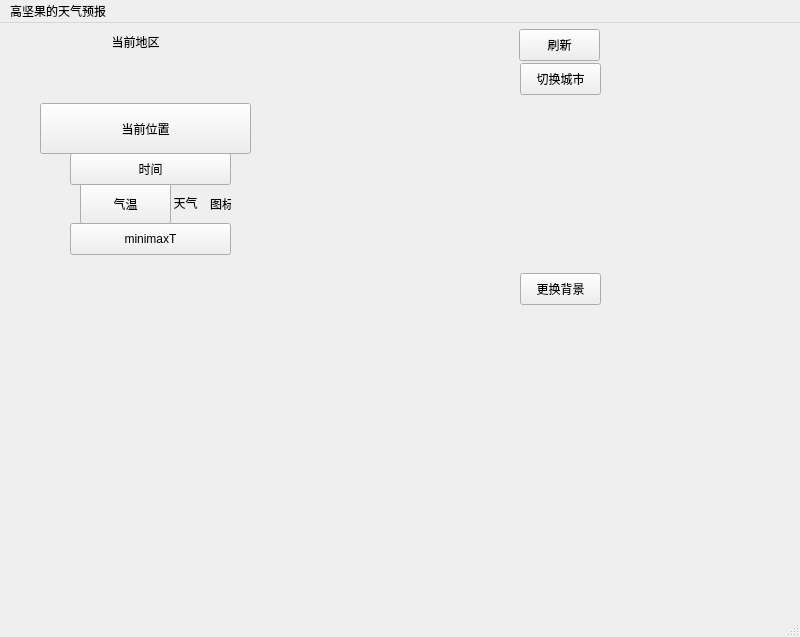
<?xml version="1.0" encoding="UTF-8"?>
<ui version="4.0">
 <class>mywidget</class>
 <widget class="QMainWindow" name="mywidget">
  <property name="geometry">
   <rect>
    <x>0</x>
    <y>0</y>
    <width>800</width>
    <height>637</height>
   </rect>
  </property>
  <property name="windowTitle">
   <string>mywidget</string>
  </property>
  <widget class="QWidget" name="centralwidget">
   <widget class="QPushButton" name="MainCityBtn">
    <property name="geometry">
     <rect>
      <x>40</x>
      <y>80</y>
      <width>211</width>
      <height>51</height>
     </rect>
    </property>
    <property name="text">
     <string>当前位置</string>
    </property>
   </widget>
   <widget class="QPushButton" name="ShowTemperatureButton">
    <property name="geometry">
     <rect>
      <x>80</x>
      <y>160</y>
      <width>91</width>
      <height>41</height>
     </rect>
    </property>
    <property name="text">
     <string>气温</string>
    </property>
   </widget>
   <widget class="QPushButton" name="ShowTimeButton">
    <property name="geometry">
     <rect>
      <x>70</x>
      <y>130</y>
      <width>161</width>
      <height>32</height>
     </rect>
    </property>
    <property name="text">
     <string>时间</string>
    </property>
   </widget>
   <widget class="QWidget" name="DetailWidget" native="true">
    <property name="geometry">
     <rect>
      <x>70</x>
      <y>220</y>
      <width>161</width>
      <height>191</height>
     </rect>
    </property>
    <layout class="QVBoxLayout" name="Details">
     <item>
      <widget class="QLabel" name="UV">
       <property name="text">
        <string>&lt;html&gt;&lt;head/&gt;&lt;body&gt;&lt;p align=&quot;center&quot;&gt;&lt;br/&gt;&lt;/p&gt;&lt;/body&gt;&lt;/html&gt;</string>
       </property>
      </widget>
     </item>
     <item>
      <widget class="QLabel" name="Humidity">
       <property name="text">
        <string>&lt;html&gt;&lt;head/&gt;&lt;body&gt;&lt;p align=&quot;center&quot;&gt;&lt;br/&gt;&lt;/p&gt;&lt;/body&gt;&lt;/html&gt;</string>
       </property>
      </widget>
     </item>
     <item>
      <widget class="QLabel" name="WindDir">
       <property name="text">
        <string>&lt;html&gt;&lt;head/&gt;&lt;body&gt;&lt;p align=&quot;center&quot;&gt;&lt;br/&gt;&lt;/p&gt;&lt;/body&gt;&lt;/html&gt;</string>
       </property>
      </widget>
     </item>
     <item>
      <widget class="QLabel" name="WindScale">
       <property name="text">
        <string>&lt;html&gt;&lt;head/&gt;&lt;body&gt;&lt;p align=&quot;center&quot;&gt;&lt;br/&gt;&lt;/p&gt;&lt;/body&gt;&lt;/html&gt;</string>
       </property>
      </widget>
     </item>
     <item>
      <widget class="QLabel" name="label_5">
       <property name="text">
        <string/>
       </property>
      </widget>
     </item>
     <item>
      <widget class="QLabel" name="label_6">
       <property name="text">
        <string/>
       </property>
      </widget>
     </item>
     <item>
      <widget class="QLabel" name="label_7">
       <property name="text">
        <string/>
       </property>
      </widget>
     </item>
     <item>
      <widget class="QLabel" name="label_8">
       <property name="text">
        <string/>
       </property>
      </widget>
     </item>
    </layout>
   </widget>
   <widget class="QPushButton" name="minimaxT">
    <property name="geometry">
     <rect>
      <x>70</x>
      <y>200</y>
      <width>161</width>
      <height>32</height>
     </rect>
    </property>
    <property name="text">
     <string>minimaxT</string>
    </property>
   </widget>
   <widget class="QLabel" name="NowRegion">
    <property name="geometry">
     <rect>
      <x>10</x>
      <y>10</y>
      <width>251</width>
      <height>16</height>
     </rect>
    </property>
    <property name="text">
     <string>&lt;html&gt;&lt;head/&gt;&lt;body&gt;&lt;p align=&quot;center&quot;&gt;当前地区&lt;/p&gt;&lt;/body&gt;&lt;/html&gt;</string>
    </property>
   </widget>
   <widget class="QLabel" name="weatherLabel">
    <property name="geometry">
     <rect>
      <x>170</x>
      <y>170</y>
      <width>31</width>
      <height>21</height>
     </rect>
    </property>
    <property name="text">
     <string>&lt;html&gt;&lt;head/&gt;&lt;body&gt;&lt;p align=&quot;center&quot;&gt;天气&lt;/p&gt;&lt;/body&gt;&lt;/html&gt;</string>
    </property>
   </widget>
   <widget class="QLabel" name="weatherIcon">
    <property name="geometry">
     <rect>
      <x>210</x>
      <y>170</y>
      <width>21</width>
      <height>21</height>
     </rect>
    </property>
    <property name="text">
     <string>图标</string>
    </property>
   </widget>
   <widget class="QPushButton" name="changeBack">
    <property name="geometry">
     <rect>
      <x>520</x>
      <y>250</y>
      <width>81</width>
      <height>32</height>
     </rect>
    </property>
    <property name="text">
     <string>更换背景</string>
    </property>
   </widget>
   <widget class="QPushButton" name="RefreshBtn">
    <property name="geometry">
     <rect>
      <x>519</x>
      <y>6</y>
      <width>81</width>
      <height>32</height>
     </rect>
    </property>
    <property name="text">
     <string>刷新</string>
    </property>
   </widget>
   <widget class="QPushButton" name="CityBtn">
    <property name="geometry">
     <rect>
      <x>520</x>
      <y>40</y>
      <width>81</width>
      <height>32</height>
     </rect>
    </property>
    <property name="text">
     <string>切换城市</string>
    </property>
   </widget>
  </widget>
  <widget class="QMenuBar" name="menubar">
   <property name="geometry">
    <rect>
     <x>0</x>
     <y>0</y>
     <width>800</width>
     <height>37</height>
    </rect>
   </property>
   <widget class="QMenu" name="menu">
    <property name="title">
     <string>高坚果的天气预报</string>
    </property>
   </widget>
   <addaction name="menu"/>
  </widget>
  <widget class="QStatusBar" name="statusbar"/>
 </widget>
 <resources/>
 <connections/>
</ui>
